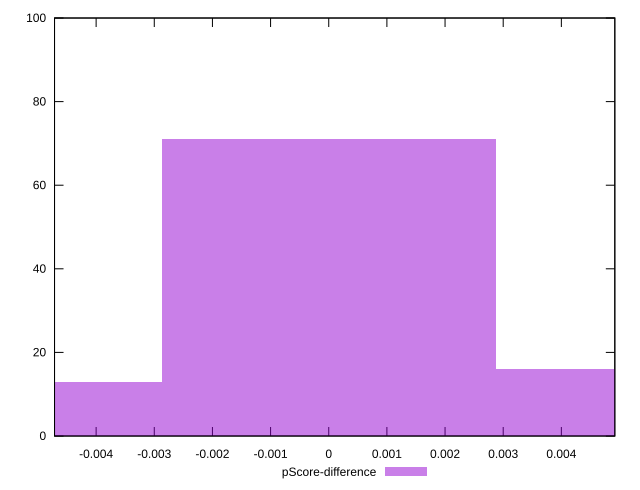

Source code (gnuplot):
reset

$pScoreDifference <<EOF
0 71
0.00574344940150466 16
-0.00574344940150466 13
EOF

set key outside below
set boxwidth 0.00574344940150466
set xrange [-0.004715167670469644:0.004919384496613222]
set yrange [0:100]
set trange [0:100]
set style fill transparent solid 0.5 noborder
set terminal svg size 640, 490 enhanced background rgb 'white'
set output "reports/report_00033_2021-03-01T14-23-16.841Z/bootup-time/samples/astro-cached/pScore-difference/histogram.svg"

plot $pScoreDifference title "pScore-difference" with boxes

reset
